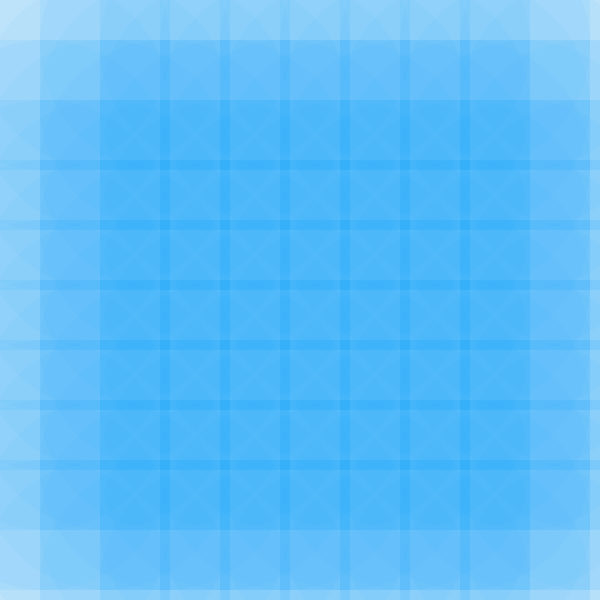
Frame 1 (no input)
Frame 60 (the mouse pressed at the canvas centre just before this capture): identical to frame 1, image omitted
Frame 120 (the mouse held since frame 60 and released just before this capture): identical to frame 1, image omitted

The Processing sketch that drew this single still picture (run headless with seeded random() and noise(); from frame 60 on, the mouse is pressed at the canvas centre):

// Processing sketch: processing_143347
// ── processing_143347.pde

/*
 Konkuk University
 SOS iDesign
 
Name:Lim Hyun Seung
 ID: 201420104 Lim Hyun Seung
 
*/
float cX=250;
float direction=3;
void setup()
{ 
  size(600, 600);
  background(0);
}
void draw()
{
  background(cX);
  
  stroke(0,cX);
  fill(0,150,cX,10);
  
  // basic gird of coordinates
  for(int i=45; i<width; i+=60){
    for(int j=45; j<height; j+=60){
      noStroke();
      rectMode(CENTER);
      rect(i,j,cX,cX);
      ellipse(j,i,cX,cX);
    }
  }
 
}
